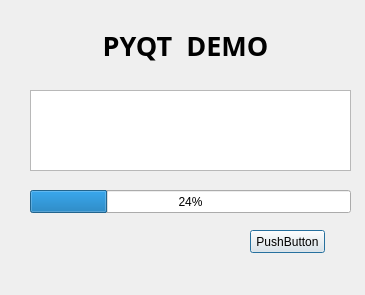
<?xml version="1.0" encoding="UTF-8"?>
<ui version="4.0">
 <class>Dialog</class>
 <widget class="QDialog" name="Dialog">
  <property name="geometry">
   <rect>
    <x>0</x>
    <y>0</y>
    <width>365</width>
    <height>295</height>
   </rect>
  </property>
  <property name="windowTitle">
   <string>Dialog</string>
  </property>
  <widget class="QLabel" name="lblTitle">
   <property name="geometry">
    <rect>
     <x>40</x>
     <y>20</y>
     <width>291</width>
     <height>51</height>
    </rect>
   </property>
   <property name="font">
    <font>
     <family>맑은 고딕</family>
     <pointsize>20</pointsize>
     <weight>75</weight>
     <bold>true</bold>
    </font>
   </property>
   <property name="text">
    <string>PYQT  DEMO</string>
   </property>
   <property name="alignment">
    <set>Qt::AlignCenter</set>
   </property>
  </widget>
  <widget class="QTextBrowser" name="txtLog">
   <property name="geometry">
    <rect>
     <x>30</x>
     <y>90</y>
     <width>321</width>
     <height>81</height>
    </rect>
   </property>
  </widget>
  <widget class="QProgressBar" name="progressBar">
   <property name="geometry">
    <rect>
     <x>30</x>
     <y>190</y>
     <width>321</width>
     <height>23</height>
    </rect>
   </property>
   <property name="value">
    <number>24</number>
   </property>
  </widget>
  <widget class="QPushButton" name="pushButton">
   <property name="geometry">
    <rect>
     <x>250</x>
     <y>230</y>
     <width>75</width>
     <height>23</height>
    </rect>
   </property>
   <property name="text">
    <string>PushButton</string>
   </property>
  </widget>
 </widget>
 <resources/>
 <connections/>
</ui>
